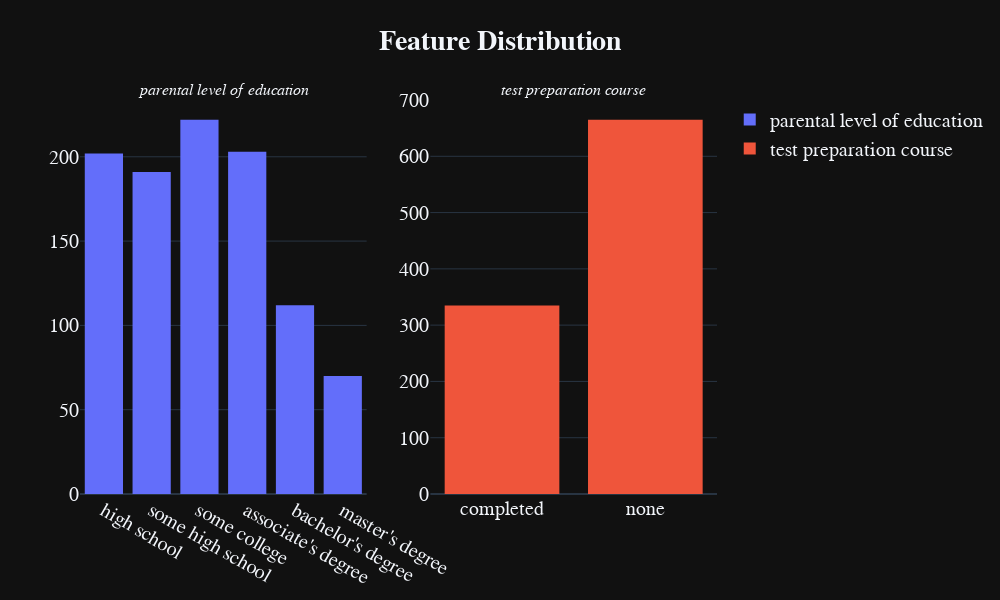

The code cell stored with this chart in its notebook:
### Code cell
from plotly.subplots import make_subplots
fig = make_subplots(rows=1, cols=2, subplot_titles=(
    '<i>parental level of education', '<i>test preparation course'))

fig.add_trace(go.Histogram(x=df['parental level of education'],
              name='parental level of education'), row=1, col=1)
fig.add_trace(go.Histogram(
    x=df['test preparation course'], name='test preparation course'), row=1, col=2)


fig.update_layout(height=600, width=1000,
                  title_text='<b>Feature Distribution', font_size=20)
fig.update_layout(template='plotly_dark', title_x=0.5,
                  font_family='Courier New')

### Figure 1 — Plotly figure (JSON) as saved in the notebook; plotly's stock layout.template omitted (floating-point values rounded to 4 significant figures; data arrays with more than 128 entries replaced by an {"elided": "..."} marker saying what was removed)
{"data": [{"name": "parental level of education", "type": "histogram", "x": {"elided": "1000 str values"}, "xaxis": "x", "yaxis": "y"}, {"name": "test preparation course", "type": "histogram", "x": {"elided": "1000 str values"}, "xaxis": "x2", "yaxis": "y2"}], "layout": {"annotations": [{"font": {"size": 16}, "showarrow": false, "text": "<i>parental level of education", "x": 0.225, "xanchor": "center", "xref": "paper", "y": 1, "yanchor": "bottom", "yref": "paper"}, {"font": {"size": 16}, "showarrow": false, "text": "<i>test preparation course", "x": 0.775, "xanchor": "center", "xref": "paper", "y": 1, "yanchor": "bottom", "yref": "paper"}], "font": {"family": "Courier New", "size": 20}, "height": 600, "title": {"text": "<b>Feature Distribution", "x": 0.5}, "width": 1000, "xaxis": {"anchor": "y", "domain": [0, 0.45]}, "xaxis2": {"anchor": "y2", "domain": [0.55, 1]}, "yaxis": {"anchor": "x", "domain": [0, 1]}, "yaxis2": {"anchor": "x2", "domain": [0, 1]}}}
